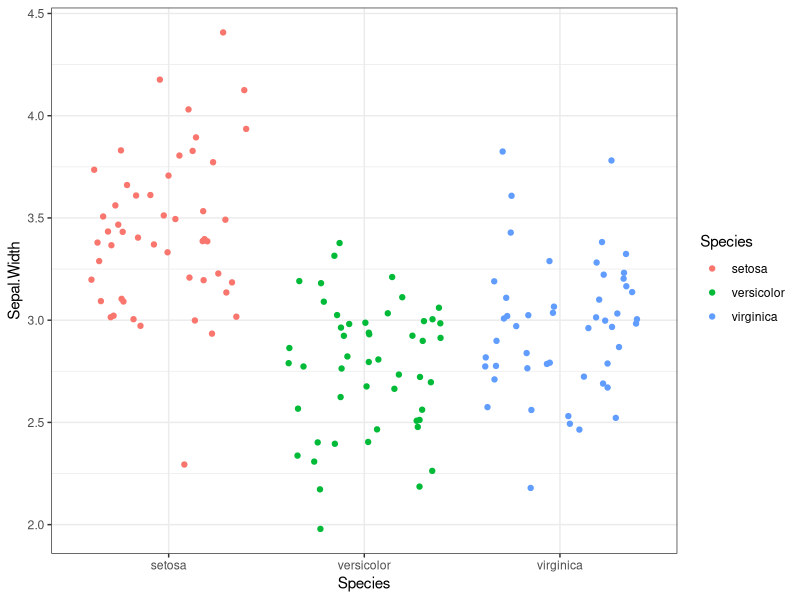
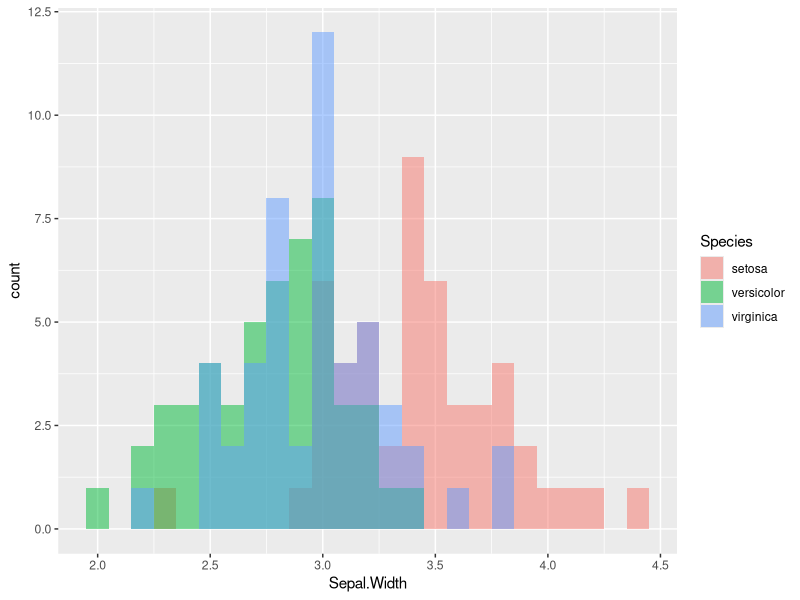
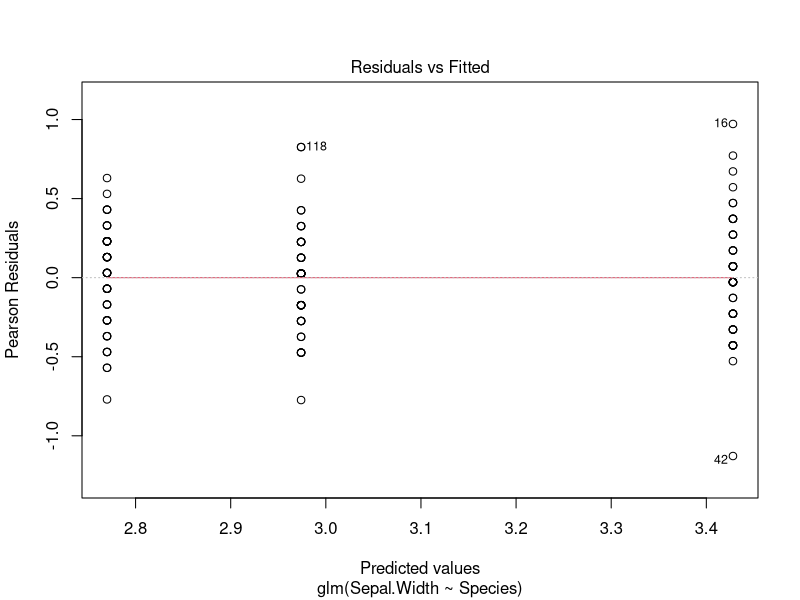
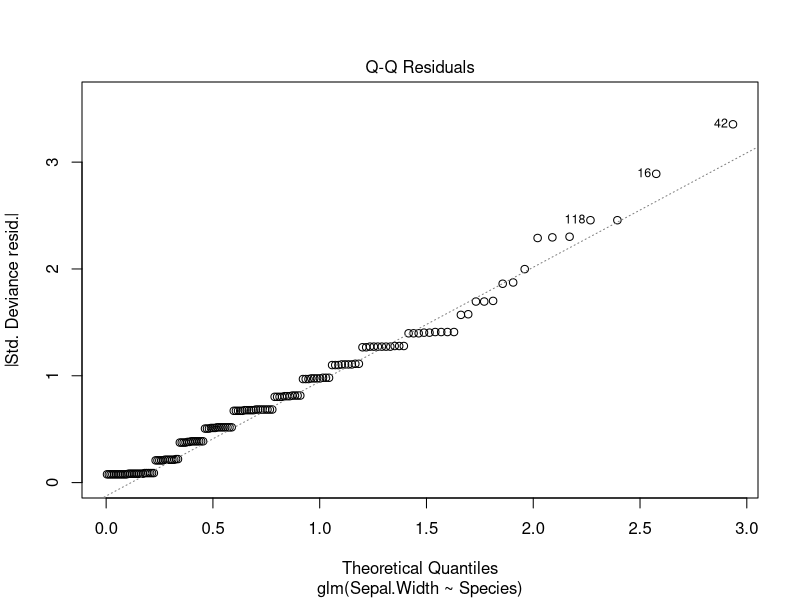
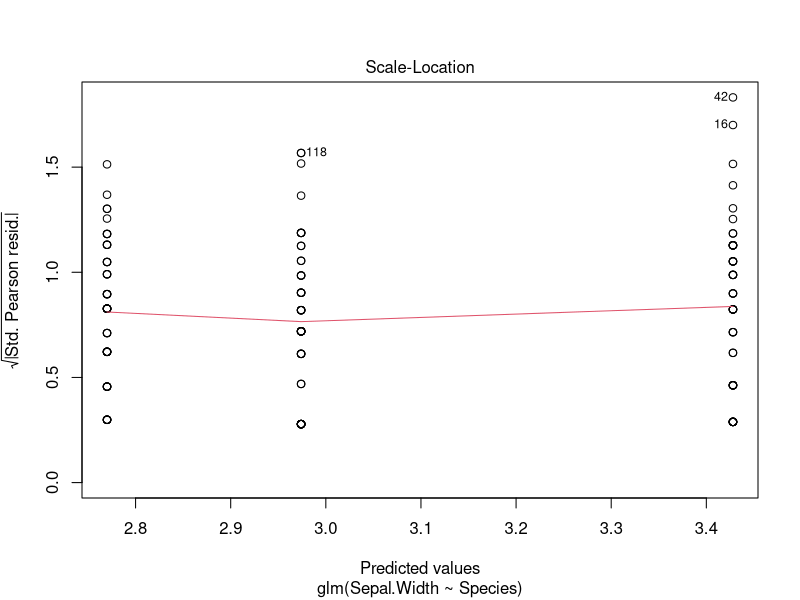
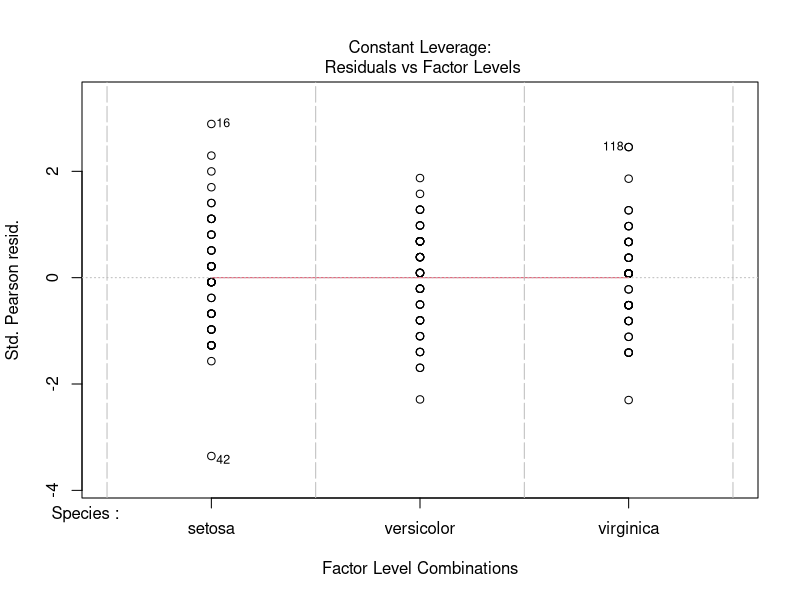

Recreate these plots in R, in order.
##Statistics in R
library(tidyverse)
install.packages("multcomp")
library(multcomp)
##View data
data("iris")
iris

#Plot Sepal.width split by species, so we can visualise if there are differences
##between the different species
sepal_width <- ggplot(data=iris,
                      aes(x= Species, y=Sepal.Width)) +
                geom_jitter(aes(col=Species)) + 
                theme_bw()
sepal_width

##Histogram
ggplot(iris, aes(x=Sepal.Width, fill = Species)) +
  ## bin width determines how course the histogram is
  ## the alpha determines the transparency of the bars
  ## position allows you to determine what kind of histogram you plot (e.g. stacked vs overlapping). try changing to position="stack"
  geom_histogram(binwidth = .1, alpha = .5, position="identity")

##fit a glm()
mod_iris <- glm(Sepal.Width ~ Species,
                ##specify the data
                data = iris,
                ##specify the error structure
                family = "gaussian")
mod_iris

class(mod_iris)
plot(mod_iris)
summary(mod_iris)
 ## run the multiple comparisons, and look at the summary output
summary(glht(mod_iris, mcp(Species="Tukey")))
